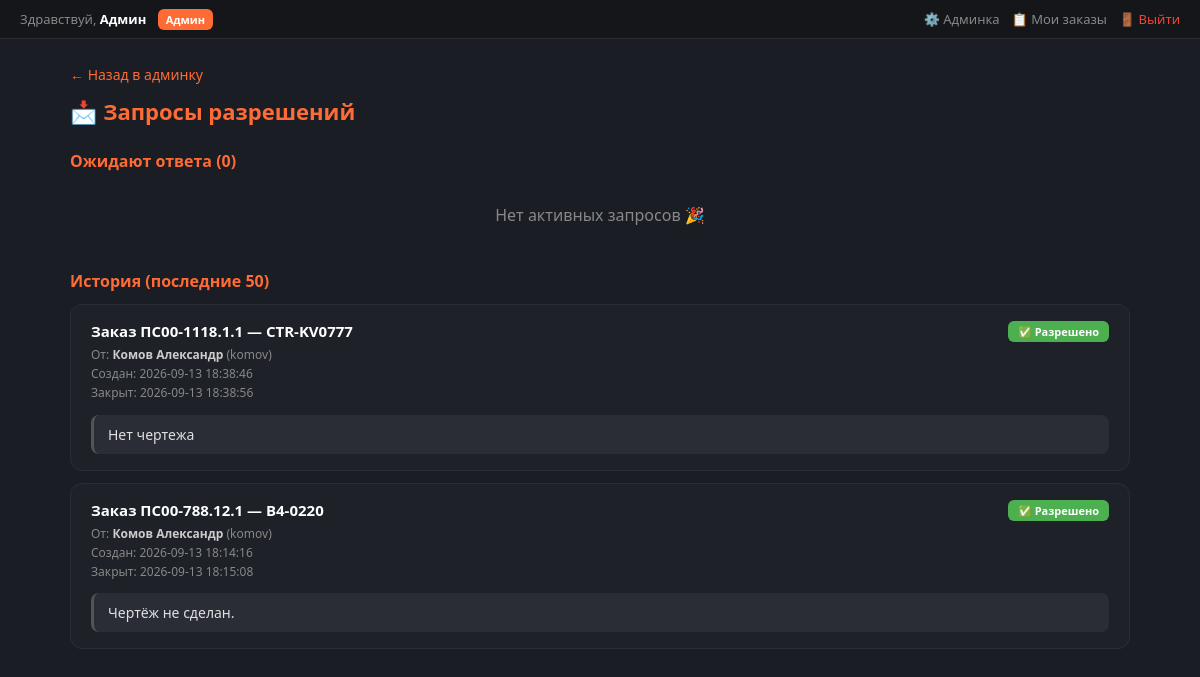
Before: /admin/requests (signed in) with the older database file.
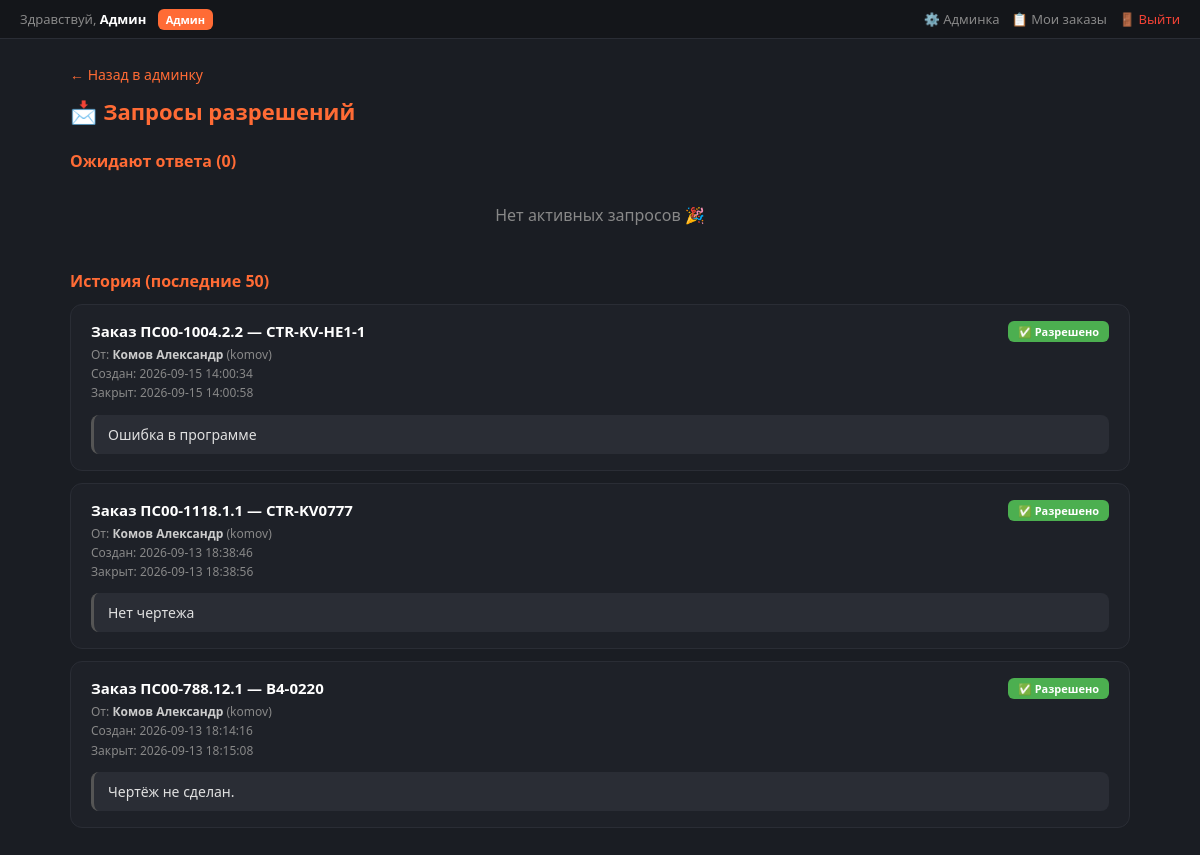
After: the same page with the newer database file.
### tables this page shows
CREATE TABLE users (
            id INTEGER PRIMARY KEY AUTOINCREMENT,
            login TEXT UNIQUE NOT NULL,
            password_hash TEXT NOT NULL,
            first_name TEXT DEFAULT '',
            last_name TEXT DEFAULT '',
            middle_name TEXT DEFAULT '',
            position TEXT DEFAULT '',
            role TEXT DEFAULT 'tester',
            created_at TIMESTAMP DEFAULT CURRENT_TIMESTAMP
        );

CREATE TABLE permission_requests (
            id INTEGER PRIMARY KEY AUTOINCREMENT,
            order_id INTEGER NOT NULL,
            user_id INTEGER NOT NULL,
            type TEXT NOT NULL,
            reason TEXT DEFAULT '',
            status TEXT DEFAULT 'pending',
            admin_id INTEGER,
            admin_comment TEXT DEFAULT '',
            created_at TIMESTAMP DEFAULT CURRENT_TIMESTAMP,
            resolved_at TIMESTAMP,
            FOREIGN KEY (order_id) REFERENCES orders(id),
            FOREIGN KEY (user_id) REFERENCES users(id)
        );

CREATE TABLE orders (
            id INTEGER PRIMARY KEY AUTOINCREMENT,
            order_number TEXT NOT NULL,
            product_name TEXT DEFAULT '',
            department TEXT DEFAULT '',
            user_id INTEGER,
            created_at TIMESTAMP DEFAULT CURRENT_TIMESTAMP,
            FOREIGN KEY (user_id) REFERENCES users(id)
        );

### app/admin_routes.py (the view)
@admin_router.get("/requests")
def admin_requests_page(request: Request):
    user = admin_required(request)
    if not user:
        return RedirectResponse("/login", status_code=303)
    pending = get_pending_requests()
    history = get_all_requests(limit=50)
    return templates.TemplateResponse("admin_requests.html", {
        "request": request,
        "user": user,
        "pending": pending,
        "history": history,
    })

### app/templates/admin_requests.html (shortened to what this page needs)
{% extends "base.html" %}
{% block content %}
<div class="requests-container">
    <a href="/admin" class="back-link">← Назад в админку</a>
    <h1>📩 Запросы разрешений</h1>
    <h2>Ожидают ответа ({{ pending | length }})</h2>
    {% if pending %}
        {% for r in pending %}
        <div class="req-card pending">
            <div class="req-head">
                <div>
                    <div class="req-title">Заказ {{ r.order_number }} — {{ r.product_name }}</div>
                    <div class="req-meta">
                        Тип: <strong>работа без ГЧ</strong><br>
                        От: <strong>{{ r.last_name }} {{ r.first_name }}</strong> ({{ r.login }})<br>
                        Время: {{ r.created_at }}
                    </div>
                </div>
                <span class="badge badge-pending">⏳ Ожидает</span>
            </div>
            <div class="req-reason">{{ r.reason }}</div>
            <form method="post" action="/admin/requests/{{ r.id }}/resolve" class="req-actions">
                <input type="text" name="comment" placeholder="Комментарий (необязательно)"
                       style="flex:1; min-width:200px; padding:8px 12px; background:#2a2d35; border:1px solid #3a3d45; border-radius:6px; color:#fff; font-size:13px;">
                <button type="submit" name="status" value="approved" class="btn-approve"
                        onclick="return confirm('Разрешить работу без ГЧ по заказу {{ r.order_number }}?');">
                    ✅ Разрешить
                </button>
                <button type="submit" name="status" value="rejected" class="btn-reject"
                        onclick="return confirm('Отклонить запрос по заказу {{ r.order_number }}?');">
                    ❌ Отклонить
                </button>
            </form>
        </div>
        {% endfor %}
    {% else %}
        <div class="empty">Нет активных запросов 🎉</div>
    {% endif %}
    <h2>История (последние 50)</h2>
    {% if history %}
        {% for r in history %}
        <div class="req-card">
            <div class="req-head">
                <div>
                    <div class="req-title">Заказ {{ r.order_number }} — {{ r.product_name }}</div>
                    <div class="req-meta">
                        От: <strong>{{ r.last_name }} {{ r.first_name }}</strong> ({{ r.login }})<br>
                        Создан: {{ r.created_at }}
                        {% if r.resolved_at %}<br>Закрыт: {{ r.resolved_at }}{% endif %}
                    </div>
                </div>
                <span class="badge badge-{{ r.status }}">
                    {% if r.status == 'pending' %}⏳ Ожидает
                    {% elif r.status == 'approved' %}✅ Разрешено
                    {% elif r.status == 'rejected' %}❌ Отклонено
                    {% else %}— Отменён{% endif %}
                </span>
            </div>
            <div class="req-reason" style="border-left-color:#555;">{{ r.reason }}</div>
        </div>
        {% endfor %}
    {% else %}
        <div class="empty">История пуста</div>
    {% endif %}
</div>
{% endblock %}

### app/templates/base.html (shortened to what this page needs)
<!DOCTYPE html>
<html lang="ru">
<head>
    <link rel="stylesheet" href="/static/css/style.css">
</head>
<body>
    {% if user %}
    <div class="top-bar">
        <div class="user-info">
            Здравствуй, <strong>{{ user.first_name or user.login }}</strong>
            {% if user.role == 'admin' %}
            <span class="role-badge role-admin">Админ</span>
            {% else %}
            <span class="role-badge role-tester">Испытатель</span>
            {% endif %}
        </div>
        <div class="nav-links">
            {% if user.role == 'admin' %}
            <a href="/admin">⚙️ Админка</a>
            {% endif %}
            <a href="/dashboard">📋 Мои заказы</a>
            <a href="/logout" style="color:#f44336;">🚪 Выйти</a>
        </div>
    </div>
    {% endif %}
    {% set step_order = ["order", "gch", "g3", "pg3", "visual", "measurements", "protocol", "photo"] %}
    {% set step_names = {
        "order": "📷 Заказ",
        "gch": "📐 ГЧ",
        "g3": "🔧 Г3",
        "pg3": "📋 ПГ3",
        "visual": "🔍 Контроль",
        "measurements": "⚡ Измерения",
        "photo": "📸 Фото",
        "protocol": "📄 Протокол"
    } %}
    {% set step_urls = {
        "order": "/",
        "gch": "/check-gch",
        "g3": "/check-g3",
        "pg3": "/check-pg3",
        "visual": "/visual-check",
        "measurements": "/measurements",
        "photo": "/photo",
        "protocol": "/protocol"
    } %}
    {% block content %}{% endblock %}
</body>
</html>

### app/static/css/style.css (style rules this page uses)
* { margin: 0; padding: 0; box-sizing: border-box; }
body { font-family: 'Segoe UI', 'Arial', sans-serif; background: #1a1d23; color: #e0e0e0; min-height: 100vh; }

### app/templates/base.html (style rules this page uses)
* { margin: 0; padding: 0; box-sizing: border-box; }
body { font-family: 'Segoe UI', 'Arial', sans-serif; background: #1a1d23; color: #e0e0e0; min-height: 100vh; }
.top-bar { background: #14161a; padding: 10px 20px; display: flex; justify-content: space-between; align-items: center; border-bottom: 1px solid #2a2d35; }
.top-bar .user-info { font-size: 13px; color: #888; }
.top-bar .user-info strong { color: #fff; }
.top-bar .nav-links { display: flex; gap: 12px; }
.top-bar .nav-links a { color: #888; text-decoration: none; font-size: 13px; }
.role-badge { padding: 3px 8px; border-radius: 6px; font-size: 11px; margin-left: 8px; font-weight: 600; }
.role-admin { background: #ff6b35; color: #fff; }

### app/templates/admin_requests.html (style rules this page uses)
.requests-container { max-width: 1100px; margin: 0 auto; padding: 24px 20px; }
.requests-container h1 { color: #ff6b35; font-size: 22px; margin-bottom: 20px; }
.requests-container h2 { color: #ff6b35; font-size: 16px; margin: 24px 0 12px; }
.req-card { background: #1e2128; border: 1px solid #2a2d35; border-radius: 12px; padding: 16px 20px; margin-bottom: 12px; }
.req-head { display: flex; justify-content: space-between; align-items: flex-start; gap: 16px; flex-wrap: wrap; }
.req-title { font-size: 15px; font-weight: 600; color: #fff; margin-bottom: 4px; }
.req-meta { font-size: 12px; color: #888; line-height: 1.6; }
.req-meta strong { color: #ccc; }
.req-reason { margin-top: 12px; padding: 10px 14px; background: #2a2d35; border-radius: 8px; font-size: 14px; color: #e0e0e0; border-left: 3px solid #ff9800; }
.badge { padding: 3px 10px; border-radius: 6px; font-size: 11px; font-weight: 600; }
.badge-approved { background: #4caf50; color: #fff; }
.empty { color: #888; padding: 20px; text-align: center; }
.back-link { display: inline-block; color: #ff6b35; text-decoration: none; font-size: 14px; margin-bottom: 12px; }

Changed rows visible on the page:
added permission_requests: order_number "ПС00-1004.2.2", product_name "CTR-KV-HE1-1", last_name "Комов", first_name "Александр", login "komov", created_at "2026-09-15 14:00:34", resolved_at "2026-09-15 14:00:58", status "✅ Разрешено", reason "Ошибка в программе"
